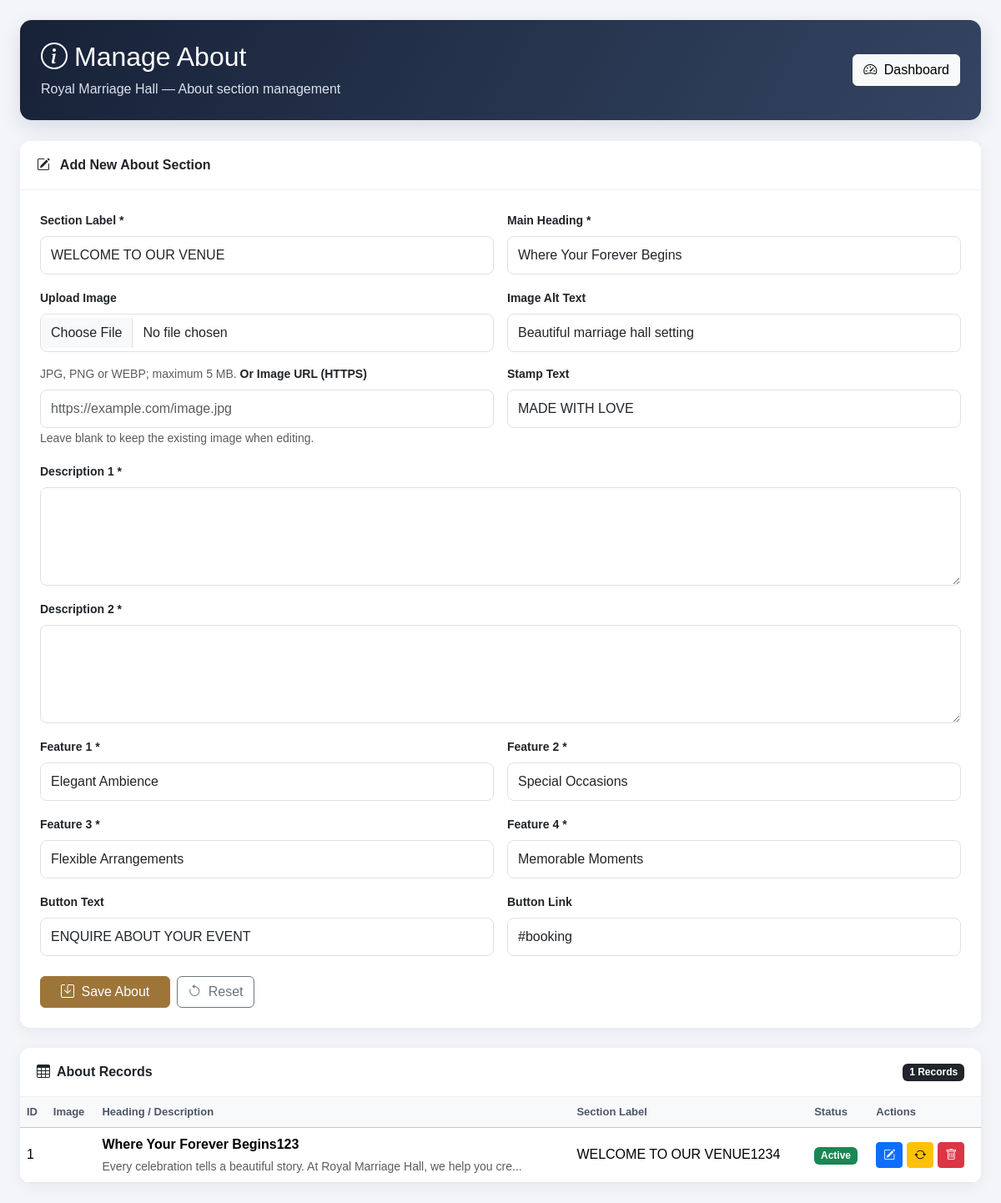
The app's page /manage_about.php (signed in) with its own data.
### tables this page shows
CREATE TABLE `about` (
  `id` int(11) NOT NULL,
  `section_label` varchar(150) NOT NULL,
  `heading` varchar(255) NOT NULL,
  `image` varchar(500) NOT NULL,
  `image_alt` varchar(255) DEFAULT 'Beautiful marriage hall setting',
  `description1` text NOT NULL,
  `description2` text NOT NULL,
  `feature1` varchar(150) NOT NULL,
  `feature2` varchar(150) NOT NULL,
  `feature3` varchar(150) NOT NULL,
  `feature4` varchar(150) NOT NULL,
  `stamp_text` varchar(100) DEFAULT 'MADE WITH LOVE',
  `button_text` varchar(150) DEFAULT 'ENQUIRE ABOUT YOUR EVENT',
  `button_link` varchar(255) DEFAULT '#booking',
  `status` tinyint(1) DEFAULT 1,
  `created_at` timestamp NOT NULL DEFAULT current_timestamp()
);

### manage_about.php (the view, shortened to what this page needs)
<?php
include 'config/db.php';
function e($value)
{
    return htmlspecialchars((string)($value ?? ''), ENT_QUOTES, 'UTF-8');
}
$editing = null;
$result = $conn->query('SELECT * FROM about ORDER BY id DESC');
?>
<!DOCTYPE html>
<html lang="en">
<head>
<link href="https://cdn.jsdelivr.net/npm/bootstrap@5.3.3/dist/css/bootstrap.min.css"
      rel="stylesheet">
<link href="https://cdn.jsdelivr.net/npm/bootstrap-icons@1.11.3/font/bootstrap-icons.min.css"
      rel="stylesheet">
</head>
<body>
<div class="container-fluid p-3 p-md-4">
    <div class="page-header d-flex flex-wrap justify-content-between align-items-center gap-3">
        <div>
            <h2 class="mb-2">
                <i class="bi bi-info-circle me-2"></i>Manage About
            </h2>
            <p class="mb-0">Royal Marriage Hall — About section management</p>
        </div>
        <a href="dashboard.php" class="btn btn-light">
            <i class="bi bi-speedometer2 me-1"></i> Dashboard
        </a>
    </div>
    <div class="card mb-4" id="aboutForm">
        <div class="card-header">
            <i class="bi bi-pencil-square me-2"></i>
            <?= $editing ? 'Edit About Section' : 'Add New About Section' ?>
        </div>
        <div class="card-body p-3 p-md-4">
            <form method="POST" enctype="multipart/form-data">
                <div class="row g-3">
                    <div class="col-md-6">
                        <label class="form-label">Section Label *</label>
                        <input type="text" name="section_label"
                               class="form-control" required
                               value="<?= e($editing['section_label'] ?? 'WELCOME TO OUR VENUE') ?>">
                    </div>
                    <div class="col-md-6">
                        <label class="form-label">Main Heading *</label>
                        <input type="text" name="heading"
                               class="form-control" required
                               value="<?= e($editing['heading'] ?? 'Where Your Forever Begins') ?>">
                    </div>
                    <div class="col-md-6">
                        <label class="form-label">Upload Image</label>
                        <input type="file" name="image_file"
                               class="form-control"
                               accept=".jpg,.jpeg,.png,.webp,image/jpeg,image/png,image/webp">
                        <small class="text-muted">
                            JPG, PNG or WEBP; maximum 5 MB.
                        </small>
                        <label class="form-label mt-3">Or Image URL (HTTPS)</label>
                        <input type="url" name="image_url"
                               class="form-control"
                               placeholder="https://example.com/image.jpg"
                               value="<?= e(
                                   !empty($editing['image']) &&
                                   filter_var($editing['image'], FILTER_VALIDATE_URL)
                                       ? $editing['image'] : ''
                               ) ?>">
                        <small class="text-muted">
                            Leave blank to keep the existing image when editing.
                        </small>
                    </div>
                    <div class="col-md-6">
                        <label class="form-label">Image Alt Text</label>
                        <input type="text" name="image_alt"
                               class="form-control"
                               value="<?= e($editing['image_alt'] ?? 'Beautiful marriage hall setting') ?>">
                        <label class="form-label mt-3">Stamp Text</label>
                        <input type="text" name="stamp_text"
                               class="form-control"
                               value="<?= e($editing['stamp_text'] ?? 'MADE WITH LOVE') ?>">
                    </div>
                    <div class="col-12">
                        <label class="form-label">Description 1 *</label>
                        <textarea name="description1" rows="4"
                                  class="form-control"
                                  required><?= e($editing['description1'] ?? '') ?></textarea>
                    </div>
                    <div class="col-12">
                        <label class="form-label">Description 2 *</label>
                        <textarea name="description2" rows="4"
                                  class="form-control"
                                  required><?= e($editing['description2'] ?? '') ?></textarea>
                    </div>
                    <?php
                    $defaultFeatures = [
                        1 => 'Elegant Ambience',
                        2 => 'Special Occasions',
                        3 => 'Flexible Arrangements',
                        4 => 'Memorable Moments'
                    ];
                    ?>
                    <?php for ($i = 1; $i <= 4; $i++): ?>
                        <div class="col-md-6">
                            <label class="form-label">
                                Feature <?= $i ?> *
                            </label>
                            <input type="text" name="feature<?= $i ?>"
                                   class="form-control" required
                                   value="<?= e(
                                       $editing["feature$i"] ?? $defaultFeatures[$i]
                                   ) ?>">
                        </div>
                    <?php endfor; ?>
                    <div class="col-md-6">
                        <label class="form-label">Button Text</label>
                        <input type="text" name="button_text"
                               class="form-control"
                               value="<?= e($editing['button_text'] ?? 'ENQUIRE ABOUT YOUR EVENT') ?>">
                    </div>
                    <div class="col-md-6">
                        <label class="form-label">Button Link</label>
                        <input type="text" name="button_link"
                               class="form-control"
                               placeholder="#booking"
                               value="<?= e($editing['button_link'] ?? '#booking') ?>">
                    </div>
                    <div class="col-12 d-flex flex-wrap gap-2 mt-4">
                        <button type="submit" class="btn btn-gold px-4">
                            <i class="bi bi-save me-1"></i>
                            <?= $editing ? 'Update About' : 'Save About' ?>
                        </button>
                        <?php if ($editing): ?>
                            <a href="manage_about.php" class="btn btn-secondary">
                                <i class="bi bi-x-circle me-1"></i> Cancel Edit
                            </a>
                        <?php else: ?>
                            <button type="reset" class="btn btn-outline-secondary">
                                <i class="bi bi-arrow-counterclockwise me-1"></i> Reset
                            </button>
                        <?php endif; ?>
                    </div>
                </div>
            </form>
        </div>
    </div>
    <div class="card">
        <div class="card-header d-flex justify-content-between align-items-center gap-2">
            <span><i class="bi bi-table me-2"></i>About Records</span>
            <span class="badge text-bg-dark">
                <?= $result->num_rows ?> Records
            </span>
        </div>
        <div class="card-body p-0">
            <div class="table-responsive">
                <table class="table table-hover mb-0">
                    <thead class="table-light">
                        <tr>
                            <th>ID</th>
                            <th>Image</th>
                            <th>Heading / Description</th>
                            <th>Section Label</th>
                            <th>Status</th>
                            <th>Actions</th>
                        </tr>
                    </thead>
                    <tbody>
                    <?php if ($result->num_rows === 0): ?>
                        <tr>
                            <td colspan="6" class="text-center py-5">
                                <i class="bi bi-inbox fs-2 d-block mb-2"></i>
                                No About records found.
                            </td>
                        </tr>
                    <?php else: ?>
                        <?php while ($row = $result->fetch_assoc()): ?>
                            <tr>
                                <td><?= (int)$row['id'] ?></td>
                                <td>
                                </td>
                                <td>
                                    <strong><?= e($row['heading']) ?></strong>
                                    <div class="small text-muted mt-1">
                                        <?= e(mb_strimwidth(
                                            $row['description1'] ?? '',
                                            0,
                                            85,
                                            '...'
                                        )) ?>
                                    </div>
                                </td>
                                <td><?= e($row['section_label']) ?></td>
                                <td>
                                    <?php if ((int)$row['status'] === 1): ?>
                                        <span class="badge text-bg-success">Active</span>
                                    <?php else: ?>
                                        <span class="badge text-bg-secondary">Inactive</span>
                                    <?php endif; ?>
                                </td>
                                <td>
                                    <div class="action-buttons">
                                        <a href="manage_about.php?edit=<?= (int)$row['id'] ?>#aboutForm"
                                           class="btn btn-sm btn-primary"
                                           title="Edit">
                                            <i class="bi bi-pencil-square"></i>
                                        </a>
                                        <form method="POST">
                                            <button type="submit"
                                                    class="btn btn-sm btn-warning"
                                                    title="Activate / Deactivate">
                                                <i class="bi bi-arrow-repeat"></i>
                                            </button>
                                        </form>
                                        <form method="POST"
                                              onsubmit="return confirm('Are you sure you want to delete this About record?');">
                                            <button type="submit"
                                                    class="btn btn-sm btn-danger"
                                                    title="Delete">
                                                <i class="bi bi-trash"></i>
                                            </button>
                                        </form>
                                    </div>
                                </td>
                            </tr>
                        <?php endwhile; ?>
                    <?php endif; ?>
                    </tbody>
                </table>
            </div>
        </div>
    </div>
</div>
</body>
</html>

### manage_about.php (style rules this page uses)
:root { --gold: #c59d5f; --gold-dark: #9e7539; --navy: #172238; --cream: #faf7f0; }
body { background: #f3f5f9; color: #263247; font-family: Arial, sans-serif; }
.page-header { background: linear-gradient(120deg, #172238, #344461); color: #fff; padding: 25px; border-radius: 14px; margin-bottom: 25px; box-shadow: 0 8px 25px rgba(23, 34, 56, .12); }
.page-header p { color: #dce2ec; }
.card { border: 0; border-radius: 13px; box-shadow: 0 4px 18px rgba(20, 30, 50, .06); overflow: hidden; }
.card-header { background: #fff; padding: 17px 20px; font-weight: 700; border-bottom: 1px solid #edf0f4; }
.card-body { background: #fff; }
.form-label { font-weight: 600; font-size: 14px; }
.form-control { border-radius: 8px; padding: 10px 12px; }
.btn-gold { color: #fff; background: var(--gold-dark); border-color: var(--gold-dark); }
.table thead th { white-space: nowrap; font-size: 13px; color: #4a5568; }
.table td { vertical-align: middle; }
.action-buttons { display: flex; gap: 5px; flex-wrap: wrap; }

### records on screen
about: id "1", heading "Where Your Forever Begins123", description1 "Every celebration tells a beautiful story. At Royal Marriage Hall, we help you cre...", section_label "WELCOME TO OUR VENUE1234", status "Active"

### other values on screen
$result->num_rows "1"
